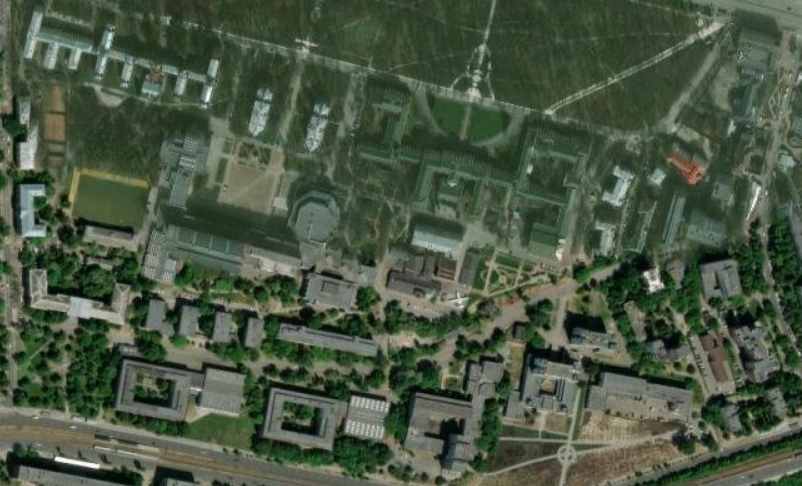
#> input picture lab2/atlas_img.png, 802 x 486 px
$ python count_buildings.py
#> lines starting #> are read from the running program, lines starting #| are printed output that depends on the picture; after the words box and inside, x2 and y2 are one past the last pixel; in counts of white or black regions, pixels touching at a corner belong together
#> further down, img_atlas is the input picture: shape (486, 802, 3); mean B, G, R 66.9, 87, 73.7
### lab2/img_processing.py
import cv2
import numpy as np
import matplotlib.pyplot as plt


def show_img(img, title):
    plt.imshow(img)
    plt.axis('off')
    plt.title(title)
    plt.show()


def show_img_hist(img, title):
#> called with title = 'Фото з сайту livingatlas2'
    fig, axes = plt.subplots(1, 2, figsize=(10, 4))
    axes[0].imshow(img)
    axes[0].set_title(f"{title}")
    axes[1].hist(img.ravel(), 256, [0, 256])
    axes[1].set_title("Гістограма яскравості")
    plt.tight_layout()
    plt.show()
#> figure, not shown here; B, G, R data is drawn as R, G, B; panel 2: tallest bar 14470 high, from x = 52 to 53


def process_kmeans(img, k):
    Z = np.float32(img.reshape((-1, 3)))
    criteria = (cv2.TERM_CRITERIA_EPS + cv2.TERM_CRITERIA_MAX_ITER, 10, 1.0)

    ret, label, center = cv2.kmeans(Z, k, None, criteria, 10, cv2.KMEANS_RANDOM_CENTERS)

    center = np.uint8(center)
    res = center[label.flatten()]
    res2 = res.reshape((img.shape))

    return res2


def normalize_hist(img):
    R, G, B = cv2.split(img)

    eq_R = cv2.equalizeHist(R)
    eq_G = cv2.equalizeHist(G)
    eq_B = cv2.equalizeHist(B)

    img_eq = cv2.merge((eq_R, eq_G, eq_B))

    return img_eq


def image_recognition(cnts):
    min_area = 300
    buildings = [cnt for cnt in cnts if cv2.contourArea(cnt) > min_area]
    print(f"Знайдено {len(buildings)} будівель на фото.")
    return buildings


def process_image(img, site, k, thr):
    show_img_hist(img, f"Фото з сайту {site}")

    img_eq = normalize_hist(img)
    show_img_hist(img_eq, "Фото після нормалізації гістограми")
#> call 2 of show_img_hist, with title = 'Фото після нормалізації гістограми'
#> in show_img_hist (call 2), `plt.show()`:
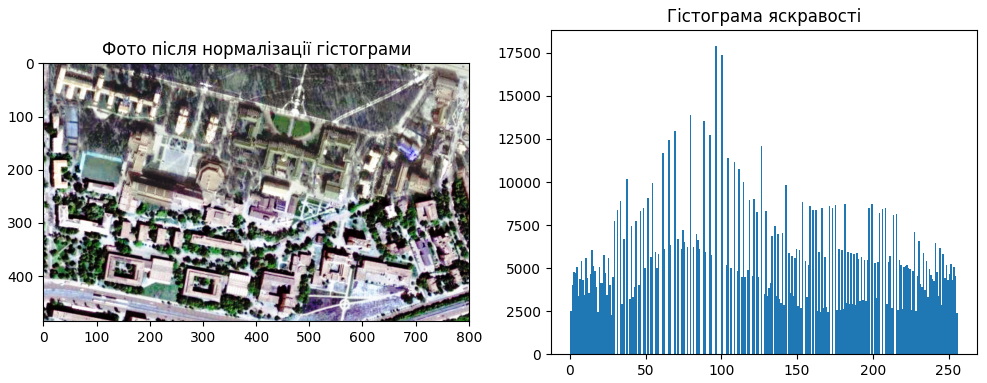
#> figure drawn by matplotlib, 2 panels; B, G, R data is drawn as R, G, B; panel 2: tallest bar 17912 high, from x = 96 to 97

    kmeans_img = process_kmeans(img_eq, k)
#> in process_kmeans, `ret, label, center = cv2.kmeans(Z, k, None, criteria, 10, cv2.KMEANS_R..`: ret = 512635954.6; center = [[157.2, 156.9, 157.5], [221.3, 221.8, 221], [31.84, 32.43, 31.4], [93.89, 93.64, 93.45]]
#> in process_kmeans, `center = np.uint8(center)`: center = [[157, 156, 157], [221, 221, 221], [31, 32, 31], [93, 93, 93]]
    show_img(kmeans_img, f"Застосування сегментації kmeans (k={k})")

    gray = cv2.cvtColor(kmeans_img, cv2.COLOR_BGR2GRAY)
    show_img(gray, "Застосування градації сірого")

    blurred = cv2.GaussianBlur(gray, (5, 5), 3)
    show_img(blurred, "Застосування Гаусівського розмиття")

    _, thresh_img = cv2.threshold(blurred, thr, 255, cv2.THRESH_BINARY)
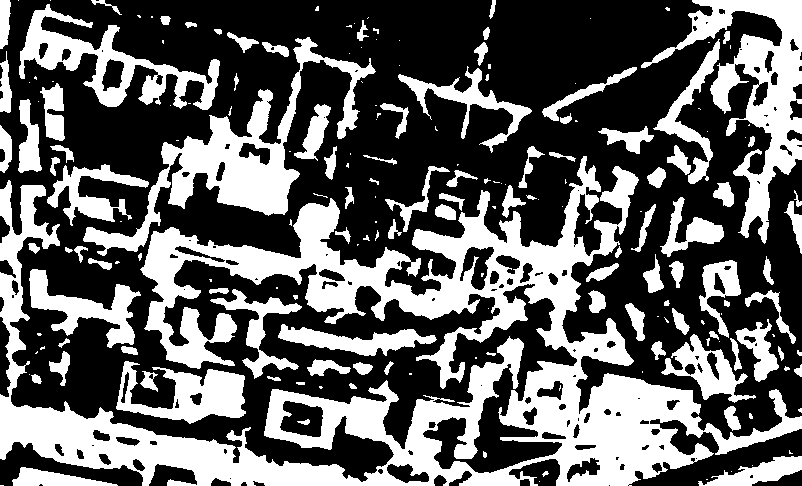
#> thresh_img: shape (486, 802); 38.2% white; 193 white regions (87 under 20 px)
    show_img(thresh_img, "Застосування сегментації Threshold")

    cnts, _ = cv2.findContours(thresh_img.copy(), cv2.RETR_EXTERNAL, cv2.CHAIN_APPROX_SIMPLE)
#> cnts = 190 contours, 100 with area under 20; largest, box (x1, y1, x2, y2) and area: (0, 156, 802, 486) 77551, (83, 37, 376, 256) 11548, (641, 0, 802, 244) 10966, (19, 4, 220, 110) 6276, (116, 361, 246, 424) 4030

    buildings = image_recognition(cnts)
#> in image_recognition, `buildings = [cnt for cnt in cnts if cv2.contourArea(cnt) > min_area]`: buildings = 31 contours; largest, box (x1, y1, x2, y2) and area: (0, 156, 802, 486) 77551, (83, 37, 376, 256) 11548, (641, 0, 802, 244) 10966, (19, 4, 220, 110) 6276, (116, 361, 246, 424) 4030
#| Знайдено 31 будівель на фото.

    cv2.drawContours(img, buildings, -1, (255, 0, 0), 2)
    show_img(img, "Фото з контурами")

    return

### lab2/count_buildings.py
import cv2
from lab2.img_processing import process_image

file_bing = './bing_img.png'
file_atlas = './atlas_img.png'


## Atlas image processing and building detection
img_atlas = cv2.imread(file_atlas)
process_image(img_atlas, "livingatlas2", 4, 154)

## Bing image processing and building detection
img_bing = cv2.imread(file_bing)
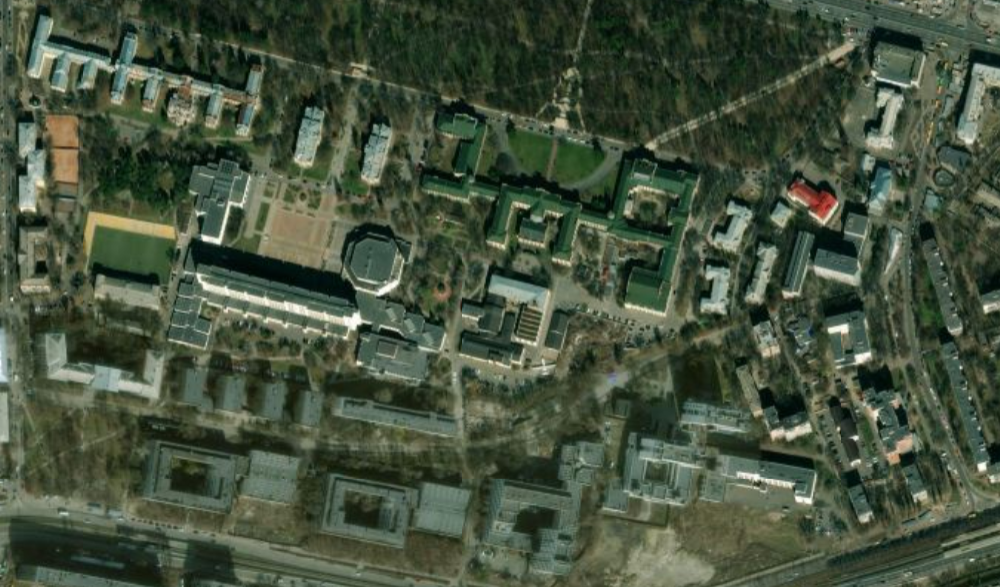
#> input picture lab2/bing_img.png, 1000 x 587 px
#> img_bing is the input picture: shape (587, 1000, 3); mean B, G, R 62.1, 82, 69.4
process_image(img_bing, "Bing", 4, 152)
#> call 2 of process_image, with site = 'Bing', k = 4, thr = 152
#> call 4 of show_img_hist, with title = 'Фото після нормалізації гістограми'
#> in show_img_hist (call 4), `plt.show()`:
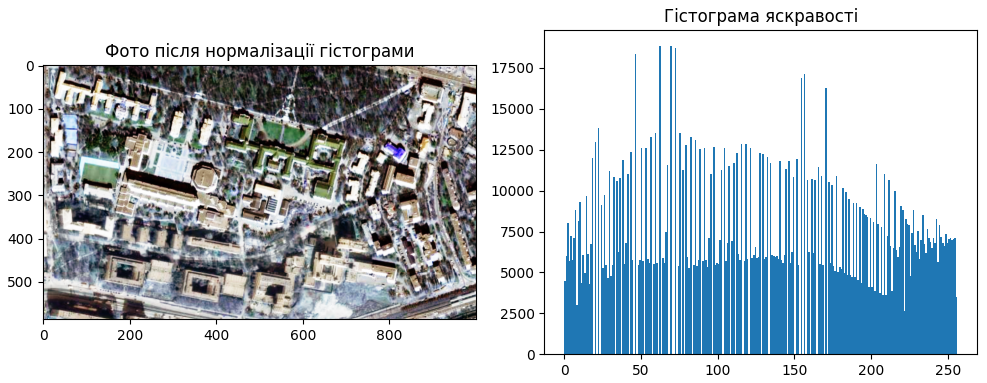
#> figure drawn by matplotlib, 2 panels; B, G, R data is drawn as R, G, B; panel 2: tallest bar 18856 high, from x = 69 to 70
#> in process_image (call 2), `blurred = cv2.GaussianBlur(gray, (5, 5), 3)`:
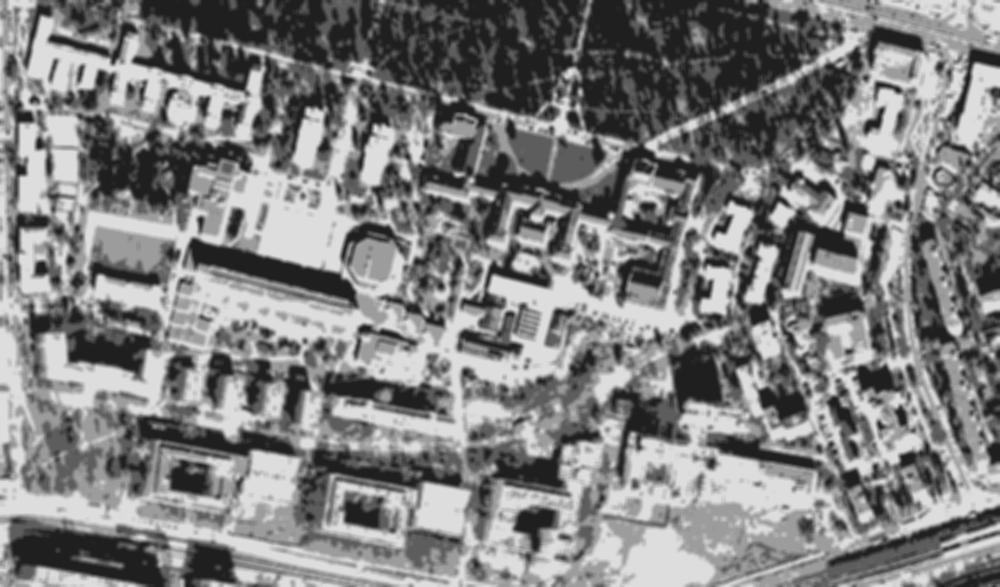
#> blurred: shape (587, 1000); min 31, max 221, mean 127.8
#> in process_image (call 2), `_, thresh_img = cv2.threshold(blurred, thr, 255, cv2.THRESH_BINARY)`:
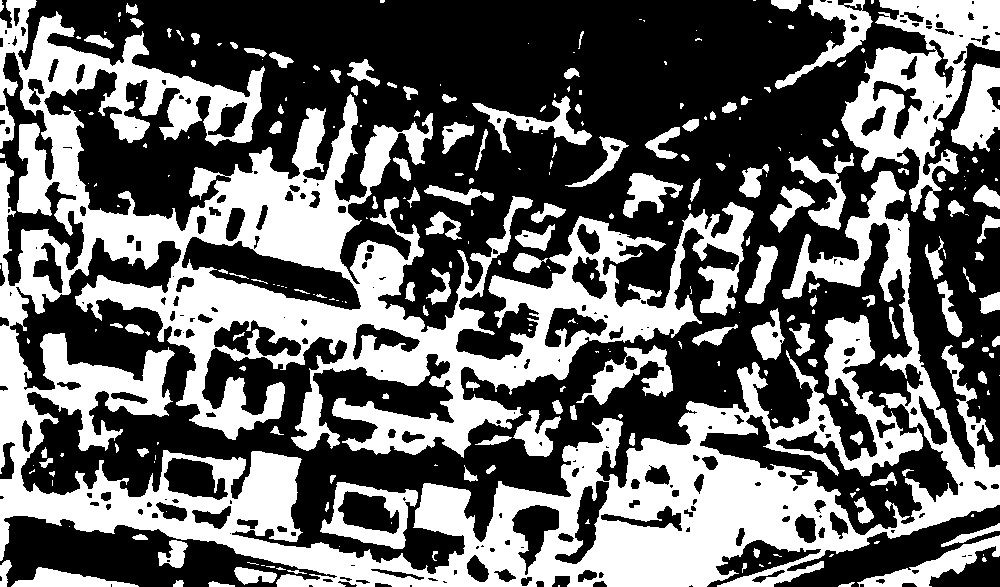
#> thresh_img: shape (587, 1000); 40.7% white; 286 white regions (142 under 20 px)
#> in process_image (call 2), `cnts, _ = cv2.findContours(thresh_img.copy(), cv2.RETR_EXTERNAL, cv2.C..`: cnts = 264 contours, 153 with area under 20; largest, box (x1, y1, x2, y2) and area: (0, 0, 1000, 587) 204468, (841, 0, 1000, 221) 15592, (320, 482, 418, 549) 4132, (951, 63, 1000, 152) 2442, (576, 345, 673, 405) 2164
#> in image_recognition (call 2), `buildings = [cnt for cnt in cnts if cv2.contourArea(cnt) > min_area]`: buildings = 31 contours; largest, box (x1, y1, x2, y2) and area: (0, 0, 1000, 587) 204468, (841, 0, 1000, 221) 15592, (320, 482, 418, 549) 4132, (951, 63, 1000, 152) 2442, (576, 345, 673, 405) 2164
#| Знайдено 31 будівель на фото.
#> in process_image (call 2), `cv2.drawContours(img, buildings, -1, (255, 0, 0), 2)`:
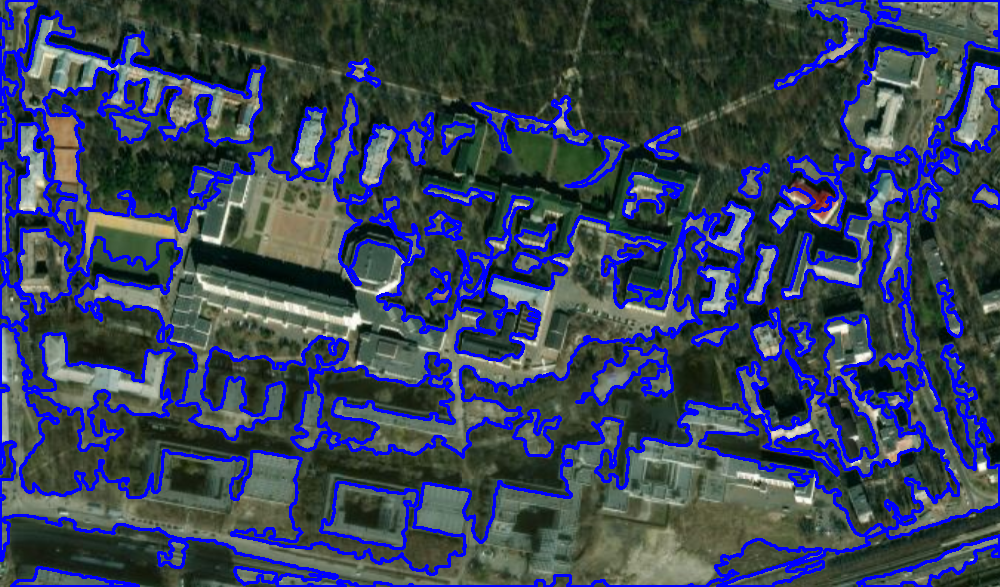
#> img: shape (587, 1000, 3); mean B, G, R 89.4, 67.6, 56.9
